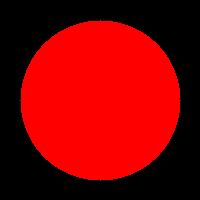
#> input picture overlay.png, 200 x 200 px
$ python greensc.py
#> lines starting #> are read from the running program, lines starting #| are printed output that depends on the picture
import cv2
import cv2.aruco as aruco
import numpy as np

cap = cv2.VideoCapture(0)

aruco_dict = aruco.getPredefinedDictionary(aruco.DICT_4X4_50)
parameters = aruco.DetectorParameters()
detector = aruco.ArucoDetector(aruco_dict, parameters)

# Alfa kanallı overlay dosyasını yükle
overlay = cv2.imread('overlay.png', cv2.IMREAD_UNCHANGED)
#> overlay is the input picture: shape (200, 200, 4); mean B, G, R, A 0, 0, 128, 128
overlay_height, overlay_width = overlay.shape[:2]
#> overlay_height = 200; overlay_width = 200

while True:
    ret, frame = cap.read()
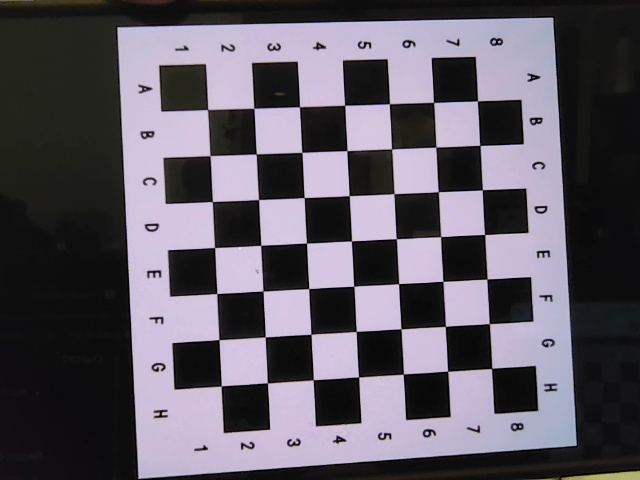
#> input picture calibration_images/img_00.jpg, 640 x 480 px, given in place of the camera
#> frame is the input picture: shape (480, 640, 3); mean B, G, R 99.4, 89.2, 94.4
    if not ret:
        break

    gray = cv2.cvtColor(frame, cv2.COLOR_BGR2GRAY)
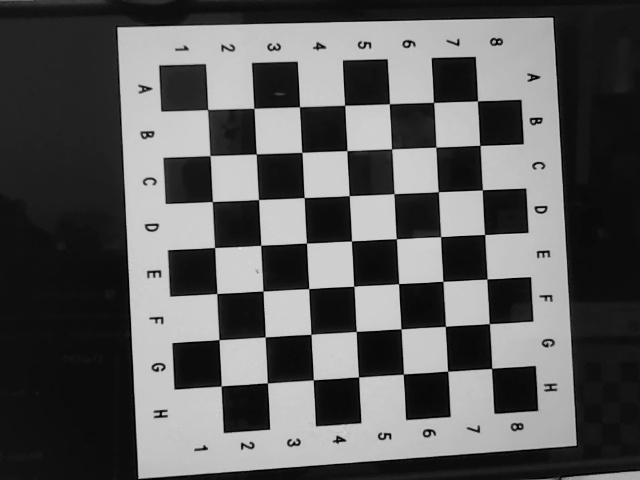
#> gray: shape (480, 640); min 0, max 231, mean 91.9
    corners, ids, rejected = detector.detectMarkers(gray)
#> corners = (); ids = None; rejected = 50 items

    print("Detected IDs:", ids)
#| Detected IDs: None

    if ids is not None:
        # Marker köşelerine kırmızı çizgi çiz
        for corner in corners:
            pts = corner.astype(int)
            for i in range(4):
                cv2.line(frame, tuple(pts[0][i]), tuple(pts[0][(i+1) % 4]), (0, 0, 255), 2)

        # Sadece ID 23 olan marker için overlay bindir
        for i, corner in enumerate(corners):
            if ids[i][0] == 23:
                pts_dst = corner.astype(np.float32)

                pts_src = np.array([
                    [0, 0],
                    [overlay_width - 1, 0],
                    [overlay_width - 1, overlay_height - 1],
                    [0, overlay_height - 1]
                ], dtype=np.float32)

                matrix = cv2.getPerspectiveTransform(pts_src, pts_dst)
                warped_overlay = cv2.warpPerspective(overlay, matrix, (frame.shape[1], frame.shape[0]))

                alpha_mask = warped_overlay[:, :, 3]
                alpha_mask = cv2.merge([alpha_mask, alpha_mask, alpha_mask])
                alpha_mask = alpha_mask.astype(float) / 255.0
                alpha_inv = 1.0 - alpha_mask

                overlay_rgb = warped_overlay[:, :, :3].astype(float)
                frame_rgb = frame.astype(float)

                frame = (alpha_inv * frame_rgb + alpha_mask * overlay_rgb).astype(np.uint8)

    cv2.imshow('AR Overlay with Transparency', frame)

    if cv2.waitKey(1) & 0xFF == ord('q'):
#> (key q is pressed here)
        break

cap.release()
cv2.destroyAllWindows()
